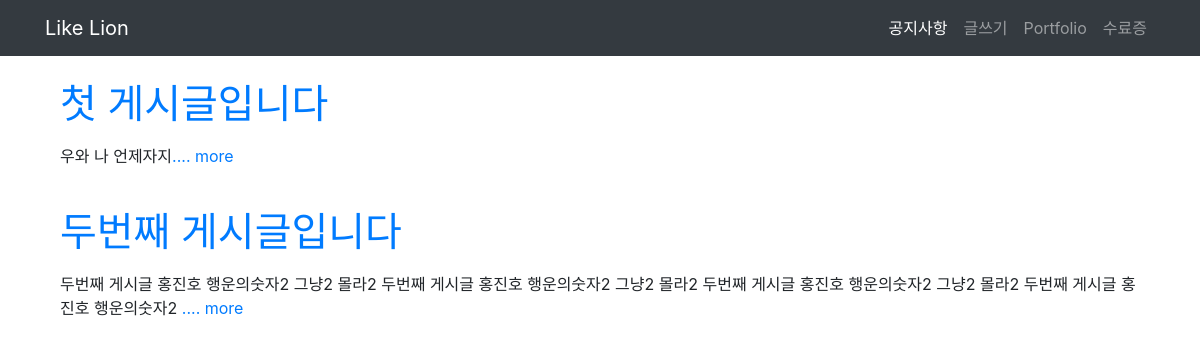
Page /blog/home/ on the committed database.
### blog/models.py (models this page shows, shortened)
class Blog(models.Model):
    title = models.CharField(max_length=200)
    pub_date = models.DateTimeField('date published')
    body = models.TextField()
    def summary(self):
        return self.body[:100]

### blog/views.py (the view)
# urls.py: 2. Add a URL to urlpatterns:  path('', views.home, name='home')
def home(request):
    blogs = Blog.objects
    return render(request, 'blog/home.html', {'blogs': blogs})

### blog/templates/blog/home.html (shortened to what this page needs)
{% extends 'base.html' %}
{% block content %}
    {% for blog in blogs.all %}
    <br>
    <div class="container">
        <a href="{% url 'detail' blog.id %}">
            <h1>{{ blog.title }}</h1>
        </a>
        <p>{{ blog.summary }}<a href="{% url 'detail' blog.id %}">.... more</a> </p>
    </div>
    {% endfor %}
{% endblock %}

### secondproject/templates/base.html (shortened to what this page needs)
<!DOCTYPE html>
<html lang="en">
<head>
    <link rel="stylesheet" href="https://stackpath.bootstrapcdn.com/bootstrap/4.1.3/css/bootstrap.min.css"
>
</head>
<body>
    <nav class="navbar navbar-expand-lg navbar-dark bg-dark">
        <div class="container">
            <a class="navbar-brand" href="{% url 'index' %}">Like Lion</a>
            <div class="collapse navbar-collapse" id="navbarNavAltMarkup">
                <div class="navbar-nav ml-auto">
                    <a class="nav-item nav-link active" href="{% url 'home' %}">공지사항</span></a>
                    <a class="nav-item nav-link" href="{% url 'new' %}">글쓰기</a>
                    <a class="nav-item nav-link" href="{% url 'portfolio' %}">Portfolio</a>
                    <a class="nav-item nav-link" href="#">수료증</a>
                </div>
            </div>
        </div>
    </nav>
    <div class="container">
        {% block content %}
        {% endblock %}
    </div>
</body>
</html>

### secondproject/templates/base.html (style rules this page uses)
a { text-decoration: none; }

### rows in the picture
Blog: title "첫 게시글입니다", summary "우와 나 언제자지"
Blog: title "두번째 게시글입니다", summary "두번째 게시글 홍진호 행운의숫자2 그냥2 몰라2 두번째 게시글 홍진호 행운의숫자2 그냥2 몰라2 두번째 게시글 홍진호 행운의숫자2 그냥2 몰라2 두번째 게시글 홍진호 행운의숫자2"
